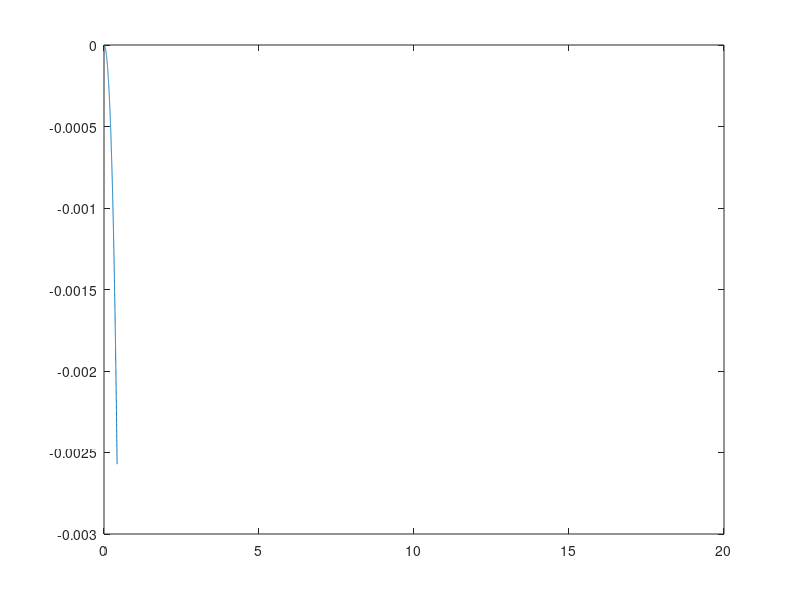

Write the MATLAB code that produced this figure.
t = 0:0.0005:15;
t_mat = vec2mat(t,1);
b=20;
k=500;
k_theta = 1000;
b_theta = 80;
p=7874;
L=0.15;
r=0.75;
h=0.1;
m = p*L*L*L;
j = (pi*0.75^4)/32;
a = [b/m 0 k/m 0;-b*r/j b_theta/j -r*k/j k_theta/j;1 0 0 0;0 1 0 0];
b = [-1/m -1;-r/j -r*m/j;0 0;0 0];
c = [0 0 1/k 0;0 0 0 1/k_theta];
d=0;
x = [0;0;0;0];
x_diff = [0;0;0;0];
y=[];
n=15/0.0005;
ft(1:1,1:n+1) =0;
ft(1,1) = 100;
i=0;
g(1:1,1:n+1) = 9.81;
ut = [ft;g];
for t = 0:0.0005:15
    i = i+1;
    x = x + x_diff*0.0005;
    x_diff = a*x+b*ut(1:2,i);
    y = [y c*x];
end
figure
p = plot(t_mat,y(1,:));
hold on
figure
p2 = plot(t_mat,y(2,:));
hold on